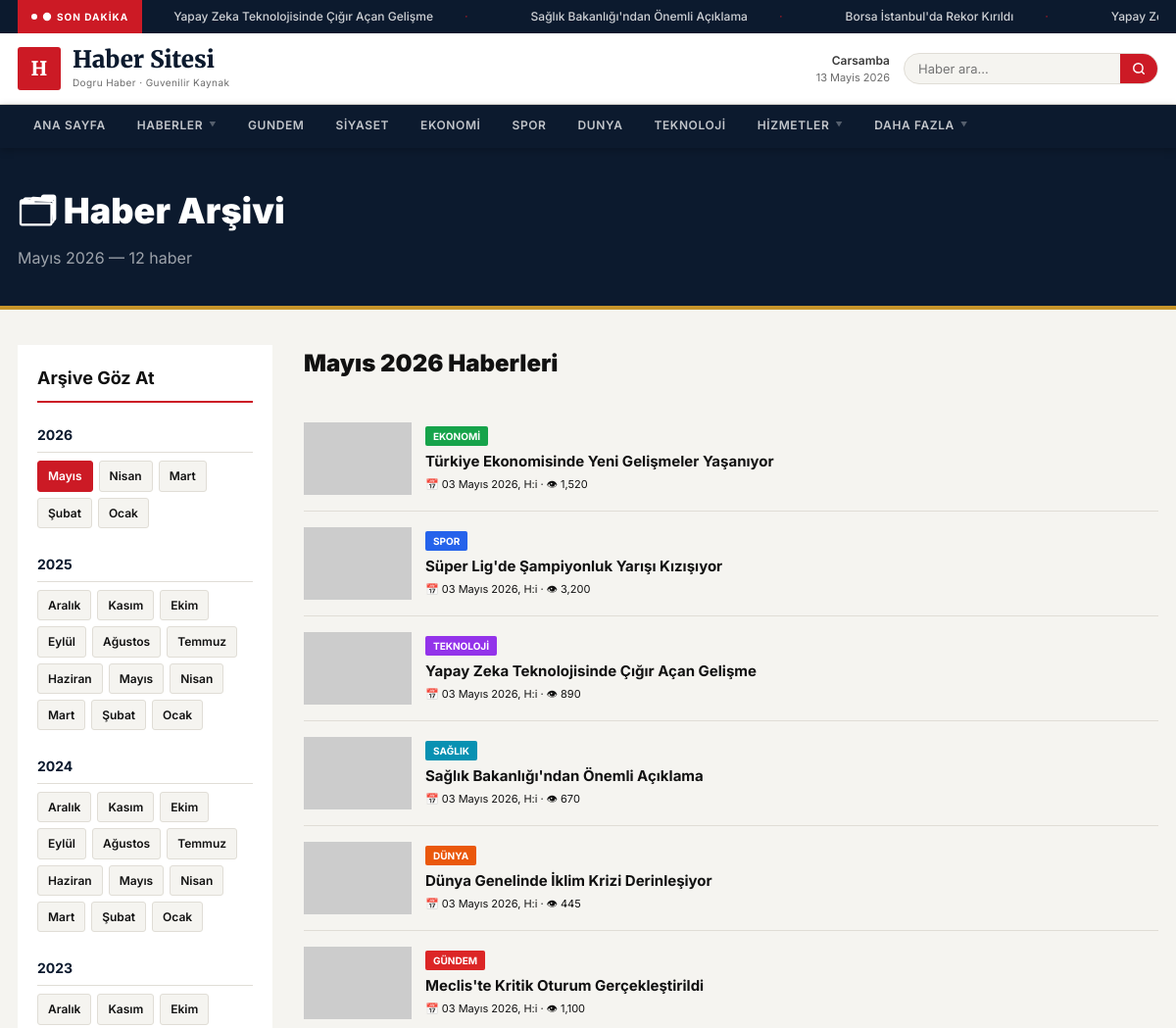
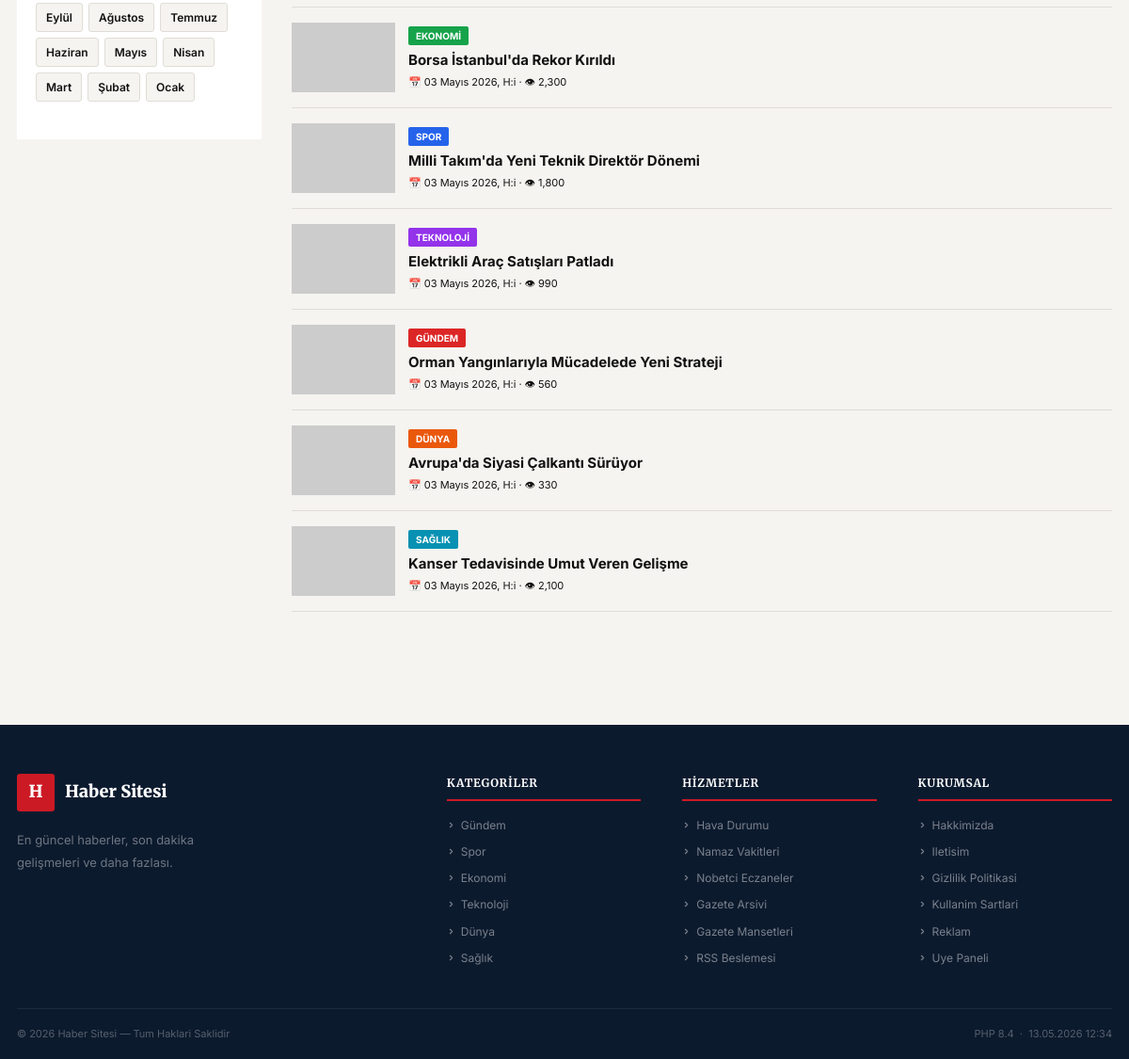
The page /sayfa/arsiv.php on the database its author committed (2 pictures, top to bottom).
### tables this page shows
CREATE TABLE news (
    id INT AUTO_INCREMENT PRIMARY KEY,
    title VARCHAR(500) NOT NULL,
    slug VARCHAR(500) NOT NULL UNIQUE,
    content LONGTEXT,
    summary TEXT,
    category_id INT,
    image VARCHAR(500),
    status TINYINT(1) DEFAULT 1,
    is_featured TINYINT(1) DEFAULT 0,
    is_breaking TINYINT(1) DEFAULT 0,
    views INT DEFAULT 0,
    published_at DATETIME,
    FOREIGN KEY (category_id) REFERENCES categories(id) ON DELETE SET NULL
);

CREATE TABLE categories (
    id INT AUTO_INCREMENT PRIMARY KEY,
    name VARCHAR(200) NOT NULL,
    slug VARCHAR(200) NOT NULL UNIQUE,
    color VARCHAR(20) DEFAULT '#dc2626',
    sort_order INT DEFAULT 0
);

### functions.php (called while the page is built, shortened)
<?php
function getPDO(): PDO {
    static $pdo = null;
    if ($pdo === null) {
        $pdo = new PDO(
            'mysql:host=' . DB_HOST . ';dbname=' . DB_NAME . ';charset=' . DB_CHARSET,
            DB_USER,
            DB_PASS,
            [
                PDO::ATTR_ERRMODE            => PDO::ERRMODE_EXCEPTION,
                PDO::ATTR_DEFAULT_FETCH_MODE => PDO::FETCH_ASSOC,
            ]
        );
    }
    return $pdo;
}
function formatDate(string $datetime): string {
    $months = ['','Ocak','Şubat','Mart','Nisan','Mayıs','Haziran','Temmuz','Ağustos','Eylül','Ekim','Kasım','Aralık'];
    $d = new DateTime($datetime);
    return $d->format('d') . ' ' . $months[(int)$d->format('n')] . ' ' . $d->format('Y') . ', H:i';
}
function getAllCategories(): array {
    static $cats = null;
    if ($cats === null) {
        $cats = getPDO()->query('SELECT * FROM categories ORDER BY sort_order ASC')->fetchAll();
    }
    return $cats;
}
function getBreakingNews(): array {
    return getPDO()->query('SELECT title, slug FROM news WHERE status=1 AND is_breaking=1 ORDER BY published_at DESC LIMIT 8')->fetchAll();
}
function getArchiveNews(int $year, int $month, int $limit = 20): array {
    $stmt = getPDO()->prepare("
        SELECT n.*, c.name as cat_name, c.color as cat_color, c.slug as cat_slug
        FROM news n LEFT JOIN categories c ON n.category_id = c.id
        WHERE n.status=1 AND YEAR(n.published_at)=? AND MONTH(n.published_at)=?
        ORDER BY n.published_at DESC LIMIT $limit
    ");
    $stmt->execute([$year, $month]);
    return $stmt->fetchAll();
}
if (!function_exists('getSetting')) {
function getSetting(string $key, string $default = ''): string {
    static $cache = null;
    if ($cache === null) {
        $cache = [];
        try {
            $rows = getPDO()->query("SELECT `key`,`value` FROM settings")->fetchAll(PDO::FETCH_KEY_PAIR);
            $cache = $rows ?: [];
        } catch (Throwable $e) {}
    }
    return (string)($cache[$key] ?? $default);
}
}
function h(string $s): string {
    return htmlspecialchars($s, ENT_QUOTES, 'UTF-8');
}
function imgUrl(?string $url): string {
    $url = trim($url);
    return $url;
}

### sayfa/arsiv.php (the view, shortened to what this page needs)
<?php
require_once __DIR__ . '/../functions.php';
$year  = (int)($_GET['year']  ?? date('Y'));
$month = (int)($_GET['month'] ?? date('n'));
$items = getArchiveNews($year, $month, 30);
$monthNames = ['','Ocak','Şubat','Mart','Nisan','Mayıs','Haziran','Temmuz','Ağustos','Eylül','Ekim','Kasım','Aralık'];
include __DIR__ . '/../header.php';
?>
<div class="page-hero">
    <div class="container">
        <h1>🗂 Haber Arşivi</h1>
        <p><?= $monthNames[$month] ?> <?= $year ?> — <?= count($items) ?> haber</p>
    </div>
</div>
<div class="container" style="padding-bottom:60px;">
    <div class="archive-layout">
        <aside class="archive-sidebar">
            <h3>Arşive Göz At</h3>
            <?php
            $currentYear = (int)date('Y');
            for ($y = $currentYear; $y >= max($currentYear - 3, 2020); $y--):
            ?>
            <div class="year-group">
                <div class="year-label"><?= $y ?></div>
                <div class="month-links">
                    <?php for ($m = ($y === $currentYear ? (int)date('n') : 12); $m >= 1; $m--): ?>
                    <a href="?year=<?= $y ?>&month=<?= $m ?>" class="<?= ($y === $year && $m === $month) ? 'active' : '' ?>"><?= $monthNames[$m] ?></a>
                    <?php endfor; ?>
                </div>
            </div>
            <?php endfor; ?>
        </aside>
        <div>
            <h2 style="font-family:var(--font-head);font-size:24px;font-weight:900;margin-bottom:24px;"><?= $monthNames[$month] ?> <?= $year ?> Haberleri</h2>
            <?php if (!empty($items)): ?>
            <div class="archive-list">
                <?php foreach ($items as $item): ?>
                <div class="arc-item">
                    <?php if ($item['image']): ?>
                    <div class="arc-img">
                        <a href="/haber/<?= h($item['slug']) ?>">
                            <img src="<?= h(imgUrl($item['image'])) ?>" alt="<?= h($item['title']) ?>" loading="lazy">
                        </a>
                    </div>
                    <?php endif; ?>
                    <div class="arc-body">
                        <?php if ($item['cat_name']): ?>
                        <span style="display:inline-block;background:<?= h($item['cat_color']) ?>;color:#fff;font-size:10px;font-weight:700;padding:2px 8px;border-radius:2px;text-transform:uppercase;margin-bottom:6px;"><?= h($item['cat_name']) ?></span>
                        <?php endif; ?>
                        <h3><a href="/haber/<?= h($item['slug']) ?>"><?= h($item['title']) ?></a></h3>
                        <div class="am">📅 <?= formatDate($item['published_at']) ?> · 👁 <?= number_format($item['views']) ?></div>
                    </div>
                </div>
                <?php endforeach; ?>
            </div>
            <?php endif; ?>
        </div>
    </div>
</div>
<?php include __DIR__ . '/../footer.php'; ?>

### header.php (shortened to what this page needs)
<?php
$_base = BASE_PATH;
$_breaking = getBreakingNews();
$_allCats  = getAllCategories();
$_currentPage = basename($_SERVER['PHP_SELF'], '.php');
$_siteName    = getSetting('site_title', SITE_NAME);
$_logoPath    = getSetting('logo_path', '');
?>
<!DOCTYPE html>
<html lang="tr">
<head>
</head>
<body>
<?php if (!empty($_breaking)): ?>
<div class="breaking-bar">
    <div class="container" style="display:flex;align-items:center;height:100%;padding:0 18px;max-width:100%">
        <div class="breaking-label">
            <svg width="10" height="10" viewBox="0 0 24 24" fill="currentColor"><circle cx="12" cy="12" r="10"/></svg>
            Son Dakika
        </div>
        <div class="breaking-track-wrap">
            <div class="breaking-track">
                <?php foreach(array_merge($_breaking,$_breaking) as $b): ?>
                <span class="breaking-item"><a href="<?= $_base ?>/haber/<?= h($b['slug']) ?>" style="color:inherit"><?= h($b['title']) ?></a></span>
                <?php endforeach; ?>
            </div>
        </div>
    </div>
</div>
<?php endif; ?>
<header class="top-header">
    <div class="container">
        <div class="top-header-inner">
            <a href="<?= $_base ?: '/' ?>" class="brand">
                    <?php if($_logoPath): ?>
                <img src="<?= h($_logoPath) ?>" alt="<?= h($_siteName) ?>" class="brand-logo-img">
                <?php else: ?>
                <div class="brand-mark"><?= mb_substr($_siteName,0,1) ?></div>
                <?php endif; ?>
                <div class="brand-text">
                    <div class="brand-name"><?= h($_siteName) ?></div>
                    <div class="brand-tag">Dogru Haber · Guvenilir Kaynak</div>
                </div>
            </a>
            <div class="header-right">
                <div class="header-date">
                    <?php
                    $days2=['Pazar','Pazartesi','Sali','Carsamba','Persembe','Cuma','Cumartesi'];
                    $months2=['','Ocak','Subat','Mart','Nisan','Mayis','Haziran','Temmuz','Agustos','Eylul','Ekim','Kasim','Aralik'];
                    ?>
                    <strong><?= $days2[(int)date('w')] ?></strong>
                    <?= (int)date('d') ?> <?= $months2[(int)date('n')] ?> <?= date('Y') ?>
                </div>
                <form class="search-box" action="<?= $_base ?>/arama" method="get">
                    <input type="text" name="q" placeholder="Haber ara...">
                    <button type="submit">
                        <svg width="14" height="14" viewBox="0 0 24 24" fill="none" stroke="currentColor" stroke-width="2.5" stroke-linecap="round" stroke-linejoin="round"><circle cx="11" cy="11" r="8"/><path d="m21 21-4.35-4.35"/></svg>
                    </button>
                </form>
            </div>
        </div>
    </div>
</header>
<nav class="main-nav">
    <div class="container">
        <div class="nav-inner">
            <a href="<?= $_base ?: '/' ?>" class="nav-link <?= $_currentPage==='index'?'active':'' ?>">Ana Sayfa</a>
            <div class="nav-item">
                <span class="nav-link">Haberler <span class="arr">▼</span></span>
            </div>
            <a href="<?= $_base ?>/gundem" class="nav-link">Gundem</a>
            <a href="<?= $_base ?>/siyaset" class="nav-link">Siyaset</a>
            <a href="<?= $_base ?>/ekonomi" class="nav-link">Ekonomi</a>
            <a href="<?= $_base ?>/spor" class="nav-link">Spor</a>
            <a href="<?= $_base ?>/dunya" class="nav-link">Dunya</a>
            <a href="<?= $_base ?>/teknoloji" class="nav-link">Teknoloji</a>
            <div class="nav-item">
                <span class="nav-link">Hizmetler <span class="arr">▼</span></span>
            </div>
            <div class="nav-item">
                <span class="nav-link">Daha Fazla <span class="arr">▼</span></span>
            </div>
        </div>
    </div>
</nav>

### footer.php (shortened to what this page needs)
<?php
$_fcats = getAllCategories();
$_fName = getSetting('site_title', SITE_NAME);
$_fDesc = getSetting('site_desc','Guncel haberler ve son dakika gelismeleri.');
?>
<footer style="background:var(--navy);color:rgba(255,255,255,.7);margin-top:60px">
<div class="container" style="padding-top:52px;padding-bottom:0">
    <div style="display:grid;grid-template-columns:2fr 1fr 1fr 1fr;gap:44px;padding-bottom:44px;border-bottom:1px solid rgba(255,255,255,.07)">
        <div>
            <a href="/" style="display:flex;align-items:center;gap:11px;margin-bottom:18px">
                <div style="width:40px;height:40px;background:var(--red);border-radius:var(--r);display:flex;align-items:center;justify-content:center;font-family:var(--fh);font-weight:900;font-size:18px;color:#fff;flex-shrink:0"><?= mb_substr($_fName,0,1) ?></div>
                <span style="font-family:var(--fh);font-size:18px;font-weight:900;color:#fff"><?= h($_fName) ?></span>
            </a>
            <p style="font-size:13px;line-height:1.9;color:rgba(255,255,255,.4);max-width:250px"><?= h($_fDesc) ?></p>
        </div>
        <div>
            <h4 style="font-family:var(--fh);font-size:12px;color:#fff;margin-bottom:16px;padding-bottom:8px;border-bottom:2px solid var(--red);text-transform:uppercase;letter-spacing:.06em">Kategoriler</h4>
            <ul style="list-style:none;display:flex;flex-direction:column;gap:9px">
                <?php foreach(array_slice($_fcats,0,7) as $fc): ?>
                <li><a href="/<?= h($fc['slug']) ?>" style="font-size:12px;color:rgba(255,255,255,.45);display:flex;align-items:center;gap:6px;transition:color .15s" onmouseover="this.style.color='#fff'" onmouseout="this.style.color='rgba(255,255,255,.45)'">
                    <svg width="9" height="9" viewBox="0 0 24 24" fill="none" stroke="currentColor" stroke-width="3" stroke-linecap="round" stroke-linejoin="round"><polyline points="9 18 15 12 9 6"/></svg>
                    <?= h($fc['name']) ?>
                </a></li>
                <?php endforeach; ?>
            </ul>
        </div>
        <div>
            <h4 style="font-family:var(--fh);font-size:12px;color:#fff;margin-bottom:16px;padding-bottom:8px;border-bottom:2px solid var(--red);text-transform:uppercase;letter-spacing:.06em">Hizmetler</h4>
            <ul style="list-style:none;display:flex;flex-direction:column;gap:9px">
                <?php foreach(array('hava-durumu'=>'Hava Durumu','namaz-vakitleri'=>'Namaz Vakitleri','nobetci-eczaneler'=>'Nobetci Eczaneler','gazete-arsivi'=>'Gazete Arsivi','gazete-mansestleri'=>'Gazete Mansetleri','rss'=>'RSS Beslemesi') as $slug=>$name): ?>
                <li><a href="/<?= $slug ?>" style="font-size:12px;color:rgba(255,255,255,.45);display:flex;align-items:center;gap:6px;transition:color .15s" onmouseover="this.style.color='#fff'" onmouseout="this.style.color='rgba(255,255,255,.45)'">
                    <svg width="9" height="9" viewBox="0 0 24 24" fill="none" stroke="currentColor" stroke-width="3" stroke-linecap="round" stroke-linejoin="round"><polyline points="9 18 15 12 9 6"/></svg>
                    <?= $name ?>
                </a></li>
                <?php endforeach; ?>
            </ul>
        </div>
        <div>
            <h4 style="font-family:var(--fh);font-size:12px;color:#fff;margin-bottom:16px;padding-bottom:8px;border-bottom:2px solid var(--red);text-transform:uppercase;letter-spacing:.06em">Kurumsal</h4>
            <ul style="list-style:none;display:flex;flex-direction:column;gap:9px">
                <?php foreach(array('hakkimizda'=>'Hakkimizda','iletisim'=>'Iletisim','gizlilik'=>'Gizlilik Politikasi','kullanim-sartlari'=>'Kullanim Sartlari','reklam'=>'Reklam','uye-paneli'=>'Uye Paneli') as $slug=>$name): ?>
                <li><a href="/<?= $slug ?>" style="font-size:12px;color:rgba(255,255,255,.45);display:flex;align-items:center;gap:6px;transition:color .15s" onmouseover="this.style.color='#fff'" onmouseout="this.style.color='rgba(255,255,255,.45)'">
                    <svg width="9" height="9" viewBox="0 0 24 24" fill="none" stroke="currentColor" stroke-width="3" stroke-linecap="round" stroke-linejoin="round"><polyline points="9 18 15 12 9 6"/></svg>
                    <?= $name ?>
                </a></li>
                <?php endforeach; ?>
            </ul>
        </div>
    </div>
    <div style="display:flex;align-items:center;justify-content:space-between;padding:18px 0;font-size:11px;color:rgba(255,255,255,.3);flex-wrap:wrap;gap:8px">
        <span>&copy; <?= date('Y') ?> <?= h($_fName) ?> &mdash; Tum Haklari Saklidir</span>
        <span>PHP <?= PHP_MAJOR_VERSION ?>.<?= PHP_MINOR_VERSION ?> &nbsp;&middot;&nbsp; <?= date('d.m.Y H:i') ?></span>
    </div>
</div>
</footer>

### rows shown on the page
news: title "Yapay Zeka Teknolojisinde Çığır Açan Gelişme", title "Yapay…", category.name "TEKNOLOJI", published_at "03 Mayıs 2026, H:i", views "890"
news: title "Sağlık Bakanlığı'ndan Önemli Açıklama", category.name "SAĞLIK", published_at "03 Mayıs 2026, H:i", views "670"
news: title "Borsa İstanbul'da Rekor Kırıldı", category.name "EKONOMI", published_at "03 Mayıs 2026, H:i", views "2,300"
news: category.name "EKONOMI", title "Türkiye Ekonomisinde Yeni Gelişmeler Yaşanıyor", published_at "03 Mayıs 2026, H:i", views "1,520"
news: category.name "SPOR", title "Süper Lig'de Şampiyonluk Yarışı Kızışıyor", published_at "03 Mayıs 2026, H:i", views "3,200"
news: category.name "DÜNYA", title "Dünya Genelinde İklim Krizi Derinleşiyor", published_at "03 Mayıs 2026, H:i", views "445"
news: category.name "GÜNDEM", title "Meclis'te Kritik Oturum Gerçekleştirildi", published_at "03 Mayıs 2026, H:i", views "1,100"
news: category.name "SPOR", title "Milli Takım'da Yeni Teknik Direktör Dönemi", published_at "03 Mayıs 2026, H:i", views "1,800"
news: category.name "TEKNOLOJI", title "Elektrikli Araç Satışları Patladı", published_at "03 Mayıs 2026, H:i", views "990"
news: category.name "GÜNDEM", title "Orman Yangınlarıyla Mücadelede Yeni Strateji", published_at "03 Mayıs 2026, H:i", views "560"
news: category.name "DÜNYA", title "Avrupa'da Siyasi Çalkantı Sürüyor", published_at "03 Mayıs 2026, H:i", views "330"
news: category.name "SAĞLIK", title "Kanser Tedavisinde Umut Veren Gelişme", published_at "03 Mayıs 2026, H:i", views "2,100"
categories: name "Gündem"
categories: name "Spor"
categories: name "Ekonomi"
categories: name "Teknoloji"
categories: name "Dünya"
categories: name "Sağlık"

### other values the page prints
mb_substr($_siteName,0,1) "H"
$_siteName "Haber Sitesi"
count($items) "12"
mb_substr($_fName,0,1) "H"
$_fName "Haber Sitesi"
$_fDesc "En güncel haberler, son dakika gelişmeleri ve daha fazlası."
$name "Hava Durumu"
$name "Namaz Vakitleri"
$name "Nobetci Eczaneler"
$name "Gazete Arsivi"
$name "Gazete Mansetleri"
$name "RSS Beslemesi"
$name "Hakkimizda"
$name "Iletisim"
$name "Gizlilik Politikasi"
